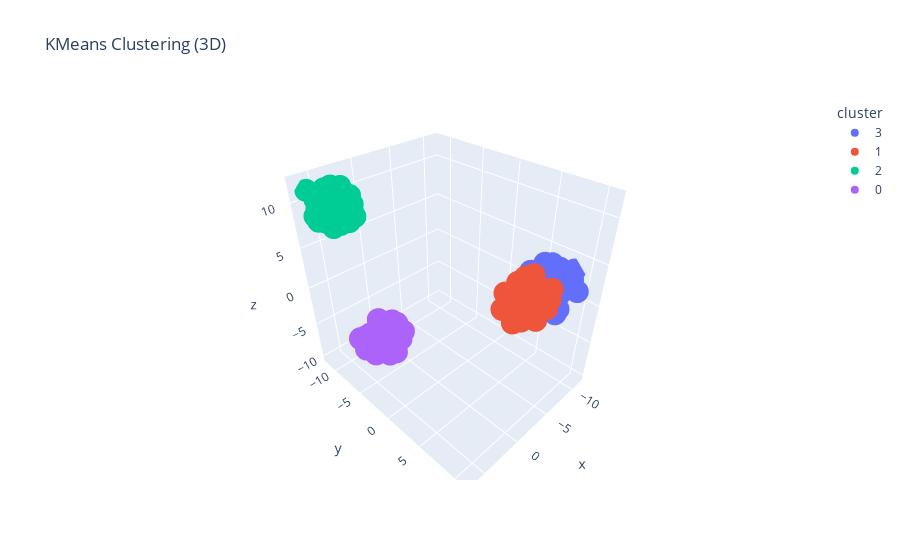

Notebook cell for this chart:
### Code cell
import plotly.express as px
from sklearn.datasets import make_blobs
from sklearn.cluster import KMeans

X, _ = make_blobs(n_samples=300, centers=4, n_features=3, random_state=42) # "_" it defines the values that are not needed necessarily

kmeans = KMeans(n_clusters=4, random_state=42)
labels = kmeans.fit_predict(X)

import pandas as pd
df = pd.DataFrame(X, columns=['x', 'y', 'z'])
df['cluster'] = labels.astype(str)  # Convert to string for clear labeling

fig = px.scatter_3d(df, x='x', y='y', z='z', color='cluster', title='KMeans Clustering (3D)')
fig.show()
